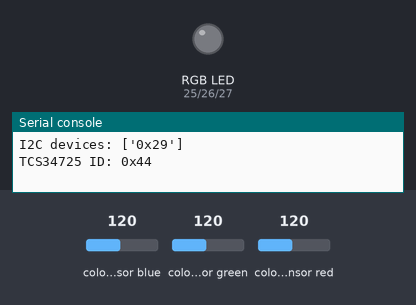
This program was run on a simulated ESP32 board running MicroPython. Parts: an RGB LED mixed from three pins (HIGH = lit), the last lines printed to the serial console. The inputs (shaded band) are chosen by the test bench; at power-on: colour sensor blue 120, colour sensor green 120, colour sensor red 120. Files the program writes start out absent; files that are not in the repository are absent; the clock reads 2024-03-15 10:24:30 at power-on unless the program sets it. At 73.3 s the program stops and its outputs stay as they are.

Above: at 0.1 s.
At 9.1 s:
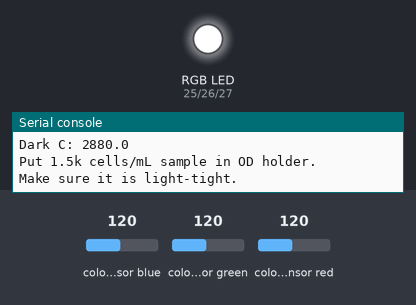
Timing chart, 0 to 74.8 s (numbered marks = the images above):
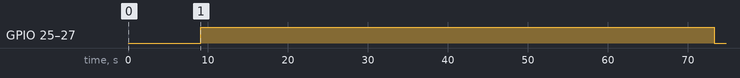

The program:

od.py
```python
from machine import Pin, I2C
import time

# ==================================================
# DB4 OD CALIBRATION - 1.5k cells/mL
# Sensor: TCS34725
# I2C: SDA GPIO21, SCL GPIO22
# RGB LED: R GPIO25, G GPIO26, B GPIO27
# Output file: od_calibration.csv
# ==================================================

LOG_FILE = "algae_30k.csv"

SAMPLE_NAME = "algae_30k_cells_ml"
CONCENTRATION = 30000      # cells/mL

MEASUREMENT_TIME_S = 60       # total measuring time
SAMPLE_INTERVAL_S = 2         # seconds between readings

# ==================================================
# PINS
# ==================================================

i2c = I2C(0, scl=Pin(22), sda=Pin(21), freq=50000)

red = Pin(25, Pin.OUT)
green = Pin(26, Pin.OUT)
blue = Pin(27, Pin.OUT)

# ==================================================
# TCS34725 REGISTERS
# ==================================================

TCS_ADDR = 0x29
COMMAND_BIT = 0x80

ENABLE = 0x00
ATIME = 0x01
CONTROL = 0x0F
ID = 0x12

CDATAL = 0x14
RDATAL = 0x16
GDATAL = 0x18
BDATAL = 0x1A

PON = 0x01
AEN = 0x02

GAIN_1X = 0x00
GAIN_4X = 0x01
GAIN_16X = 0x02
GAIN_60X = 0x03

# ==================================================
# LED FUNCTIONS
# ==================================================

def led_off():
    red.value(0)
    green.value(0)
    blue.value(0)

def led_white():
    red.value(1)
    green.value(1)
    blue.value(1)

def led_blue():
    red.value(0)
    green.value(0)
    blue.value(1)

def led_green():
    red.value(0)
    green.value(1)
    blue.value(0)

# ==================================================
# SENSOR FUNCTIONS
# ==================================================

def write8(reg, value):
    i2c.writeto_mem(TCS_ADDR, COMMAND_BIT | reg, bytes([value]))

def read8(reg):
    return i2c.readfrom_mem(TCS_ADDR, COMMAND_BIT | reg, 1)[0]

def read16(reg):
    data = i2c.readfrom_mem(TCS_ADDR, COMMAND_BIT | reg, 2)
    return data[0] | (data[1] << 8)

def tcs_init():
    devices = i2c.scan()
    print("I2C devices:", [hex(d) for d in devices])

    if TCS_ADDR not in devices:
        raise RuntimeError("TCS34725 not found. Check SDA=21, SCL=22, VIN, GND.")

    print("TCS34725 ID:", hex(read8(ID)))

    # Integration time around 100 ms
    write8(ATIME, 0xD5)

    # Start with 4X gain
    # If values are too low, change to GAIN_16X
    # If values are near 65535, change to GAIN_1X
    write8(CONTROL, GAIN_4X)

    write8(ENABLE, PON)
    time.sleep_ms(10)

    write8(ENABLE, PON | AEN)
    time.sleep_ms(150)

def read_color():
    c = read16(CDATAL)
    r = read16(RDATAL)
    g = read16(GDATAL)
    b = read16(BDATAL)
    return r, g, b, c

def average_dark(seconds=5):
    led_off()
    time.sleep(1)

    total_r = 0
    total_g = 0
    total_b = 0
    total_c = 0
    n = 0

    start = time.time()

    while time.time() - start < seconds:
        r, g, b, c = read_color()
        total_r += r
        total_g += g
        total_b += b
        total_c += c
        n += 1
        time.sleep(0.2)

    return total_r / n, total_g / n, total_b / n, total_c / n

# ==================================================
# CSV SETUP
# ==================================================

def create_csv_if_needed():
    try:
        with open(LOG_FILE, "r") as f:
            pass
    except:
        with open(LOG_FILE, "w") as f:
            f.write(
                "time_s,sample,concentration_cells_ml,led_mode,"
                "r,g,b,c,dark_r,dark_g,dark_b,dark_c\n"
            )

# ==================================================
# MAIN PROGRAM
# ==================================================

led_off()
tcs_init()
create_csv_if_needed()

print("====================================")
print("OD CALIBRATION")
print("Sample:", SAMPLE_NAME)
print("Concentration:", CONCENTRATION, "cells/mL")
print("====================================")

print("Taking dark reading. Cover sensor. LED OFF.")
dark_r, dark_g, dark_b, dark_c = average_dark(seconds=5)

print("Dark R:", dark_r)
print("Dark G:", dark_g)
print("Dark B:", dark_b)
print("Dark C:", dark_c)

print("Put 1.5k cells/mL sample in OD holder.")
print("Make sure it is light-tight.")
time.sleep(3)

LED_MODE = "white"
led_white()

time.sleep(2)

print("Starting measurement...")

start_time = time.time()

while time.time() - start_time <= MEASUREMENT_TIME_S:
    t = time.time() - start_time

    r, g, b, c = read_color()

    line = "{:.1f},{},{},{},{},{},{},{},{:.2f},{:.2f},{:.2f},{:.2f}\n".format(
        t,
        SAMPLE_NAME,
        CONCENTRATION,
        LED_MODE,
        r,
        g,
        b,
        c,
        dark_r,
        dark_g,
        dark_b,
        dark_c
    )

    with open(LOG_FILE, "a") as f:
        f.write(line)

    print(
        "t={:.1f}s | {} | conc={} | R={} G={} B={} C={}".format(
            t, SAMPLE_NAME, CONCENTRATION, r, g, b, c
        )
    )

    time.sleep(SAMPLE_INTERVAL_S)

led_off()

print("====================================")
print("Finished OD calibration point.")
print("Data saved to:", LOG_FILE)
print("Now also measure a blank later with clean water.")
print("====================================")
```

Measured:
- by itself, GPIO 25 (red), GPIO 26 (green), GPIO 27 (blue): LOW → HIGH at 9.1 s, → LOW 64.2 s later
